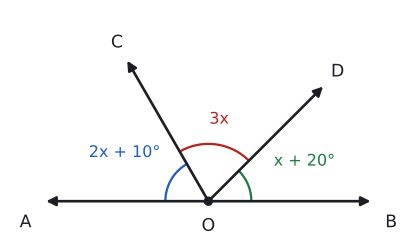

The Python source for this figure:
import sys; sys.path.insert(0, "tools")
from cizim import *

def yon(d): return np.array([np.cos(np.radians(d)), np.sin(np.radians(d))])
O = np.array([0.0, 0.0])
def isin(ax, d, ad="", L=2.3, renk=YAZI, ls="-", dxy=(0, 0)):
    P = O + L * yon(d)
    ax.annotate("", xy=P, xytext=O, arrowprops=dict(arrowstyle="-|>", color=renk, lw=2, ls=ls, mutation_scale=14))
    if ad: ax.text(*(P + 0.25 * yon(d) + np.array(dxy)), ad, color=renk, ha="center", va="center", fontsize=13)
def dogru(ax, d, ad="", L=2.3):
    P, Q = O + L * yon(d), O - L * yon(d)
    ax.annotate("", xy=P, xytext=Q, arrowprops=dict(arrowstyle="<|-|>", color=YAZI, lw=2, mutation_scale=14))
    if ad: ax.text(*(P + 0.28 * yon(d)), ad, color=SOLUK, ha="center", va="center")
def yay(ax, a1, a2, r, ad="", renk=MAVI, rr=None, centik=0, fs=12):
    ax.add_patch(patches.Arc(O, 2 * r, 2 * r, theta1=a1, theta2=a2, color=renk, lw=1.7))
    m = (a1 + a2) / 2
    for k in range(centik):
        t = np.radians(m + (k - (centik - 1) / 2) * 5)
        ax.plot([(r - 0.09) * np.cos(t), (r + 0.09) * np.cos(t)], [(r - 0.09) * np.sin(t), (r + 0.09) * np.sin(t)], color=renk, lw=1.5)
    if ad:
        rr = rr if rr is not None else r + 0.4
        ax.text(*(rr * yon(m)), ad, color=renk, fontsize=fs, ha="center", va="center")
def kose(ax, ad="O", dxy=(0, -0.35)):
    ax.plot(*O, "o", color=YAZI, markersize=6); ax.text(dxy[0], dxy[1], ad, ha="center", va="center", fontsize=13)

# Soru 5: A, O, B doğrusal; AOC=2x+10 (60°), COD=3x (75°), DOB=x+20 (45°); x=25.
fig, ax = sekil(5.5, 3.2); ax.set_aspect("equal"); ax.axis("off")
isin(ax, 180, "A", dxy=(0, -0.3)); isin(ax, 0, "B", dxy=(0, -0.3)); isin(ax, 120, "C"); isin(ax, 45, "D")
kose(ax)
yay(ax, 120, 180, 0.6, "2x + 10°", renk=MAVI, rr=1.35)
yay(ax, 45, 120, 0.8, "3x", renk=KIRMIZI, rr=1.15)
yay(ax, 0, 45, 0.6, "x + 20°", renk=YESIL, rr=1.45)
ax.set_xlim(-2.8, 2.8); ax.set_ylim(-0.6, 2.7)
kaydet(fig, __file__)
